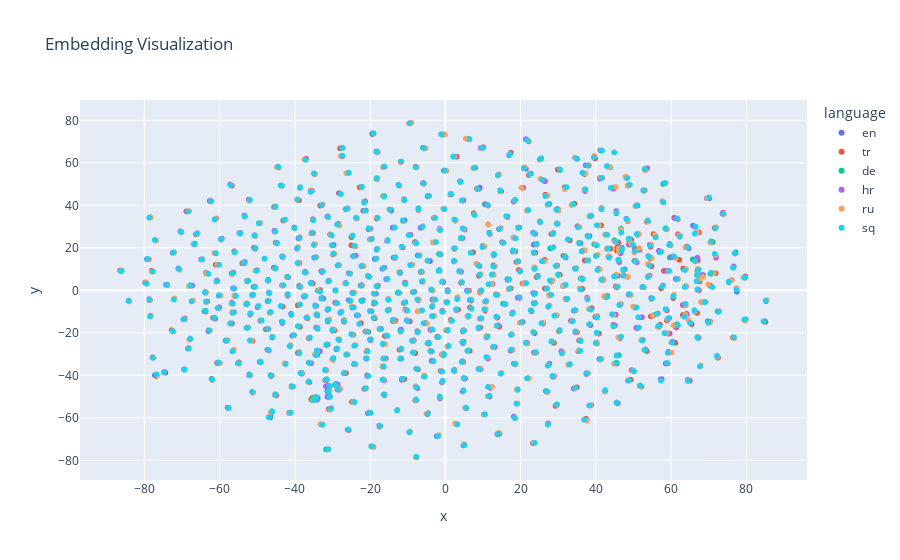

The code cell stored with this chart in its notebook:
### Code cell
Embedder.visualize_embeddings(normalized_embed, metadatas, reduction_method="tsne")

### Figure 1 — Plotly figure (JSON) as saved in the notebook; plotly's stock layout.template omitted (floating-point values rounded to 4 significant figures; data arrays with more than 128 entries replaced by an {"elided": "..."} marker saying what was removed)
{"data": [{"customdata": {"elided": "600x3 str values"}, "hovertemplate": "language=%{customdata[1]}<br>x=%{x}<br>y=%{y}<br>dataset_name=%{customdata[0]}<br>id=%{customdata[2]}<extra></extra>", "legendgroup": "en", "marker": {"color": "#636efa", "symbol": "circle"}, "mode": "markers", "name": "en", "showlegend": true, "type": "scattergl", "x": {"elided": "600 float values"}, "xaxis": "x", "y": {"elided": "600 float values"}, "yaxis": "y"}, {"customdata": {"elided": "600x3 str values"}, "hovertemplate": "language=%{customdata[1]}<br>x=%{x}<br>y=%{y}<br>dataset_name=%{customdata[0]}<br>id=%{customdata[2]}<extra></extra>", "legendgroup": "tr", "marker": {"color": "#EF553B", "symbol": "circle"}, "mode": "markers", "name": "tr", "showlegend": true, "type": "scattergl", "x": {"elided": "600 float values"}, "xaxis": "x", "y": {"elided": "600 float values"}, "yaxis": "y"}, {"customdata": {"elided": "600x3 str values"}, "hovertemplate": "language=%{customdata[1]}<br>x=%{x}<br>y=%{y}<br>dataset_name=%{customdata[0]}<br>id=%{customdata[2]}<extra></extra>", "legendgroup": "de", "marker": {"color": "#00cc96", "symbol": "circle"}, "mode": "markers", "name": "de", "showlegend": true, "type": "scattergl", "x": {"elided": "600 float values"}, "xaxis": "x", "y": {"elided": "600 float values"}, "yaxis": "y"}, {"customdata": {"elided": "600x3 str values"}, "hovertemplate": "language=%{customdata[1]}<br>x=%{x}<br>y=%{y}<br>dataset_name=%{customdata[0]}<br>id=%{customdata[2]}<extra></extra>", "legendgroup": "hr", "marker": {"color": "#ab63fa", "symbol": "circle"}, "mode": "markers", "name": "hr", "showlegend": true, "type": "scattergl", "x": {"elided": "600 float values"}, "xaxis": "x", "y": {"elided": "600 float values"}, "yaxis": "y"}, {"customdata": {"elided": "600x3 str values"}, "hovertemplate": "language=%{customdata[1]}<br>x=%{x}<br>y=%{y}<br>dataset_name=%{customdata[0]}<br>id=%{customdata[2]}<extra></extra>", "legendgroup": "ru", "marker": {"color": "#FFA15A", "symbol": "circle"}, "mode": "markers", "name": "ru", "showlegend": true, "type": "scattergl", "x": {"elided": "600 float values"}, "xaxis": "x", "y": {"elided": "600 float values"}, "yaxis": "y"}, {"customdata": {"elided": "600x3 str values"}, "hovertemplate": "language=%{customdata[1]}<br>x=%{x}<br>y=%{y}<br>dataset_name=%{customdata[0]}<br>id=%{customdata[2]}<extra></extra>", "legendgroup": "sq", "marker": {"color": "#19d3f3", "symbol": "circle"}, "mode": "markers", "name": "sq", "showlegend": true, "type": "scattergl", "x": {"elided": "600 float values"}, "xaxis": "x", "y": {"elided": "600 float values"}, "yaxis": "y"}], "layout": {"legend": {"title": {"text": "language"}, "tracegroupgap": 0}, "title": {"text": "Embedding Visualization"}, "xaxis": {"anchor": "y", "domain": [0, 1], "title": {"text": "x"}}, "yaxis": {"anchor": "x", "domain": [0, 1], "title": {"text": "y"}}}}
